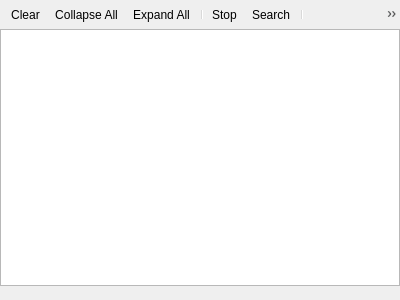
<?xml version="1.0" encoding="UTF-8"?>
<ui version="4.0">
 <class>FindReplacePane</class>
 <widget class="QWidget" name="FindReplacePane">
  <property name="geometry">
   <rect>
    <x>0</x>
    <y>0</y>
    <width>400</width>
    <height>300</height>
   </rect>
  </property>
  <property name="windowTitle">
   <string>Form</string>
  </property>
  <layout class="QVBoxLayout" name="verticalLayout">
   <property name="spacing">
    <number>0</number>
   </property>
   <property name="leftMargin">
    <number>0</number>
   </property>
   <property name="topMargin">
    <number>0</number>
   </property>
   <property name="rightMargin">
    <number>0</number>
   </property>
   <property name="bottomMargin">
    <number>0</number>
   </property>
   <item>
    <widget class="QToolBar" name="toolBar">
     <property name="movable">
      <bool>false</bool>
     </property>
     <property name="iconSize">
      <size>
       <width>16</width>
       <height>16</height>
      </size>
     </property>
     <addaction name="actionClear"/>
     <addaction name="actionCollapse_All"/>
     <addaction name="actionExpand_All"/>
     <addaction name="separator"/>
     <addaction name="actionStop"/>
     <addaction name="actionSearch"/>
     <addaction name="separator"/>
     <addaction name="actionPreserve_Results"/>
    </widget>
   </item>
   <item>
    <widget class="wProgressBar" name="widget" native="true"/>
   </item>
   <item>
    <widget class="QTreeView" name="treeView">
     <property name="headerHidden">
      <bool>true</bool>
     </property>
    </widget>
   </item>
   <item>
    <widget class="QLabel" name="label">
     <property name="text">
      <string/>
     </property>
     <property name="margin">
      <number>4</number>
     </property>
    </widget>
   </item>
  </layout>
  <action name="actionStop">
   <property name="icon">
    <iconset resource="../../r.qrc">
     <normaloff>:/Resource/icons/Stop_16x.svg</normaloff>:/Resource/icons/Stop_16x.svg</iconset>
   </property>
   <property name="text">
    <string>Stop</string>
   </property>
  </action>
  <action name="actionSearch">
   <property name="icon">
    <iconset resource="../../r.qrc">
     <normaloff>:/Resource/icons/Refresh_16x.svg</normaloff>:/Resource/icons/Refresh_16x.svg</iconset>
   </property>
   <property name="text">
    <string>Search</string>
   </property>
  </action>
  <action name="actionPreserve_Results">
   <property name="checkable">
    <bool>true</bool>
   </property>
   <property name="icon">
    <iconset resource="../../r.qrc">
     <normaloff>:/Resource/icons/Lock_16x.svg</normaloff>:/Resource/icons/Lock_16x.svg</iconset>
   </property>
   <property name="text">
    <string>Preserve Results</string>
   </property>
   <property name="toolTip">
    <string>Preserve Results</string>
   </property>
  </action>
  <action name="actionClear">
   <property name="icon">
    <iconset resource="../../r.qrc">
     <normaloff>:/Resource/icons/CleanData_16x.svg</normaloff>:/Resource/icons/CleanData_16x.svg</iconset>
   </property>
   <property name="text">
    <string>Clear</string>
   </property>
  </action>
  <action name="actionExpand_All">
   <property name="icon">
    <iconset resource="../../r.qrc">
     <normaloff>:/Resource/icons/ExpandAll_16x.svg</normaloff>:/Resource/icons/ExpandAll_16x.svg</iconset>
   </property>
   <property name="text">
    <string>Expand All</string>
   </property>
  </action>
  <action name="actionCollapse_All">
   <property name="icon">
    <iconset resource="../../r.qrc">
     <normaloff>:/Resource/icons/CollapseAll_16x.svg</normaloff>:/Resource/icons/CollapseAll_16x.svg</iconset>
   </property>
   <property name="text">
    <string>Collapse All</string>
   </property>
  </action>
 </widget>
 <customwidgets>
  <customwidget>
   <class>wProgressBar</class>
   <extends>QWidget</extends>
   <header location="global">w_progress_bar.h</header>
   <container>1</container>
  </customwidget>
 </customwidgets>
 <resources>
  <include location="../../r.qrc"/>
 </resources>
 <connections/>
</ui>
